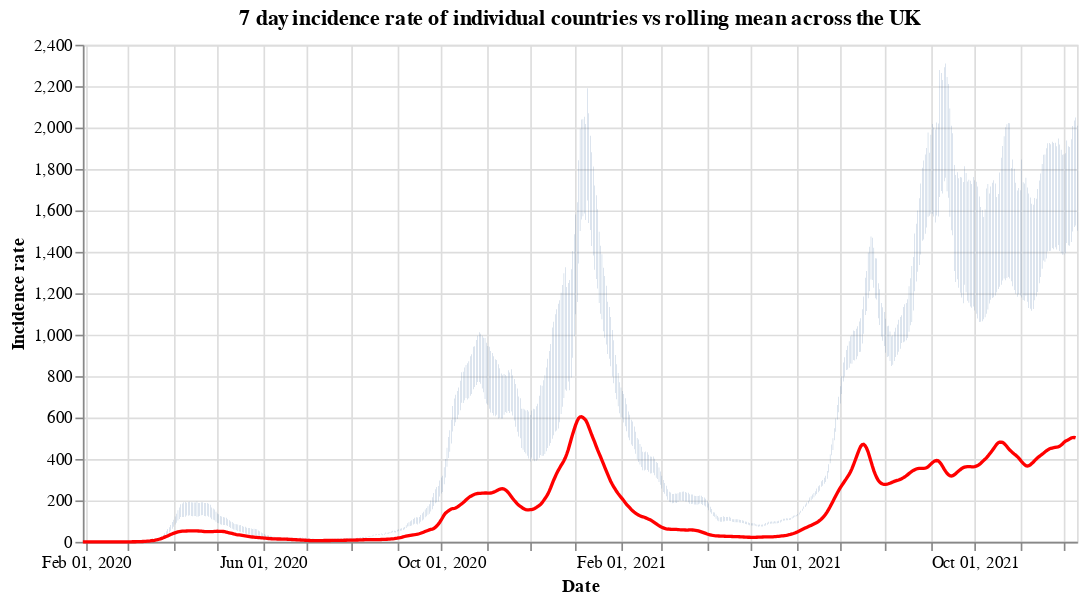

The code cell stored with this chart in its notebook:
### Code cell
#collapse
countries = uk_cases['areaName'].unique()
countries.sort()

selection = alt.selection_single(
    name='Select',
    fields=['areaName'],
    init={'areaName': 'Wales'},
    bind={'areaName': alt.binding_select(options=countries)}
)

# scatter plot, modify opacity based on selection
bars = alt.Chart(uk_cases).mark_bar().add_selection(
    selection
).encode(
    x=alt.X("yearmonthdate(date):T", axis=alt.Axis(title='Date')),
    y=alt.Y("weeklyCasesRate:Q", axis=alt.Axis(title='Incidence rate')),
    tooltip='weeklyCasesRate:Q',
    opacity=alt.condition(selection, alt.value(1), alt.value(0))
).properties(title=f'7 day incidence rate of individual countries vs rolling mean across the UK', width=600)

line = alt.Chart(overview_cases).mark_line(
    color='red',
    size=2,
).transform_window(
    rolling_mean='mean(weeklyCasesRate)',
    frame=[0, 7]
).encode(
    x='yearmonthdate(date):T',
    y='rolling_mean:Q'
)

alt.layer(bars, line)

### Figure 1 — Vega-Lite specification as saved in the notebook (floating-point values rounded to 4 significant figures; data arrays with more than 128 entries replaced by an {"elided": "..."} marker saying what was removed)
{"config": {"view": {"continuousWidth": 400, "continuousHeight": 300}}, "layer": [{"data": {"name": "data-d2b0548c0814c66937172598fc67c17b"}, "mark": "bar", "encoding": {"opacity": {"condition": {"value": 1, "selection": "Select"}, "value": 0}, "tooltip": {"type": "quantitative", "field": "weeklyCasesRate"}, "x": {"type": "temporal", "axis": {"title": "Date"}, "field": "date", "timeUnit": "yearmonthdate"}, "y": {"type": "quantitative", "axis": {"title": "Incidence rate"}, "field": "weeklyCasesRate"}}, "selection": {"Select": {"type": "single", "fields": ["areaName"], "init": {"areaName": "Wales"}, "bind": {"areaName": {"input": "select", "options": ["England", "Northern Ireland", "Scotland", "Wales"]}}}}, "title": "7 day incidence rate of individual countries vs rolling mean across the UK", "width": 600}, {"data": {"name": "data-672e57a36b83a898f3e8ba0ea5ac7e2d"}, "mark": {"type": "line", "color": "red", "size": 2}, "encoding": {"x": {"type": "temporal", "field": "date", "timeUnit": "yearmonthdate"}, "y": {"type": "quantitative", "field": "rolling_mean"}}, "transform": [{"window": [{"op": "mean", "field": "weeklyCasesRate", "as": "rolling_mean"}], "frame": [0, 7]}]}], "$schema": "https://vega.github.io/schema/vega-lite/v4.8.1.json", "datasets": {"data-d2b0548c0814c66937172598fc67c17b": {"elided": "2628 records"}, "data-672e57a36b83a898f3e8ba0ea5ac7e2d": {"elided": "680 records"}}}
